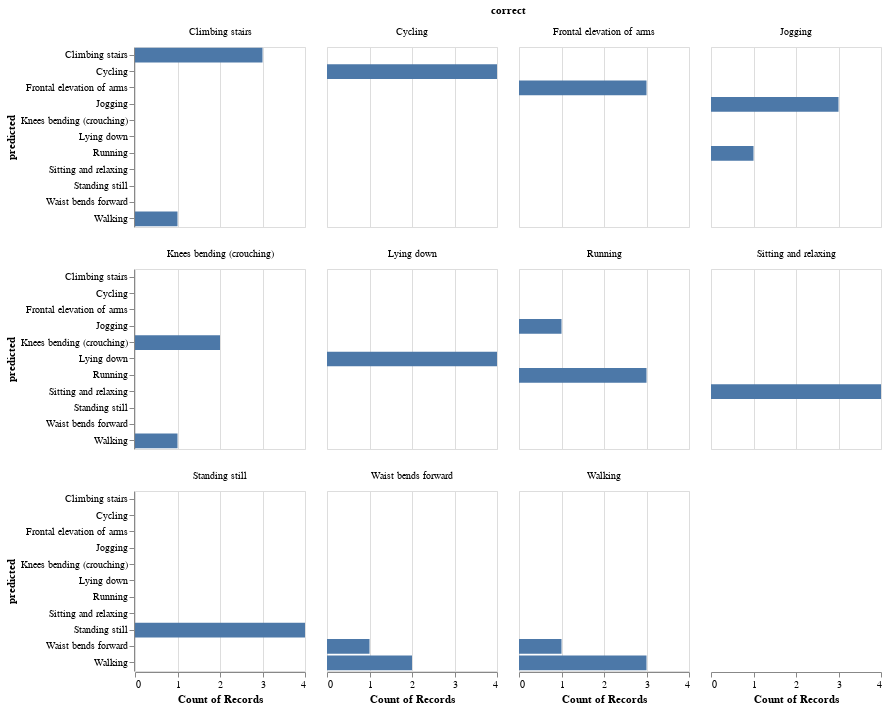

Notebook cell for this chart:
### Code cell
model = best[1].best_estimator_
y_pred = model.predict(X_test.iloc[:, best[2]])
print("Score: {:.2f}".format(best[0]))
show_result(y_pred, y_test)

### Figure 1 — Vega-Lite specification as saved in the notebook (floating-point values rounded to 4 significant figures)
{"config": {"view": {"continuousWidth": 400, "continuousHeight": 300}}, "data": {"name": "data-b7dc9014bfbb4a4a7997277f294440a4"}, "facet": {"type": "nominal", "field": "correct"}, "spec": {"mark": "bar", "encoding": {"x": {"type": "nominal", "aggregate": "count", "field": "predicted"}, "y": {"type": "nominal", "field": "predicted"}}, "height": 180, "width": 170}, "columns": 4, "$schema": "https://vega.github.io/schema/vega-lite/v4.8.1.json", "datasets": {"data-b7dc9014bfbb4a4a7997277f294440a4": [{"predicted": "Climbing stairs", "correct": "Climbing stairs"}, {"predicted": "Sitting and relaxing", "correct": "Sitting and relaxing"}, {"predicted": "Lying down", "correct": "Lying down"}, {"predicted": "Standing still", "correct": "Standing still"}, {"predicted": "Frontal elevation of arms", "correct": "Frontal elevation of arms"}, {"predicted": "Waist bends forward", "correct": "Walking"}, {"predicted": "Climbing stairs", "correct": "Climbing stairs"}, {"predicted": "Standing still", "correct": "Standing still"}, {"predicted": "Lying down", "correct": "Lying down"}, {"predicted": "Walking", "correct": "Walking"}, {"predicted": "Standing still", "correct": "Standing still"}, {"predicted": "Standing still", "correct": "Standing still"}, {"predicted": "Cycling", "correct": "Cycling"}, {"predicted": "Sitting and relaxing", "correct": "Sitting and relaxing"}, {"predicted": "Frontal elevation of arms", "correct": "Frontal elevation of arms"}, {"predicted": "Walking", "correct": "Knees bending (crouching)"}, {"predicted": "Waist bends forward", "correct": "Waist bends forward"}, {"predicted": "Cycling", "correct": "Cycling"}, {"predicted": "Frontal elevation of arms", "correct": "Frontal elevation of arms"}, {"predicted": "Knees bending (crouching)", "correct": "Knees bending (crouching)"}, {"predicted": "Walking", "correct": "Walking"}, {"predicted": "Walking", "correct": "Waist bends forward"}, {"predicted": "Climbing stairs", "correct": "Climbing stairs"}, {"predicted": "Jogging", "correct": "Jogging"}, {"predicted": "Jogging", "correct": "Running"}, {"predicted": "Lying down", "correct": "Lying down"}, {"predicted": "Jogging", "correct": "Jogging"}, {"predicted": "Sitting and relaxing", "correct": "Sitting and relaxing"}, {"predicted": "Knees bending (crouching)", "correct": "Knees bending (crouching)"}, {"predicted": "Running", "correct": "Jogging"}, {"predicted": "Cycling", "correct": "Cycling"}, {"predicted": "Walking", "correct": "Climbing stairs"}, {"predicted": "Lying down", "correct": "Lying down"}, {"predicted": "Cycling", "correct": "Cycling"}, {"predicted": "Jogging", "correct": "Jogging"}, {"predicted": "Running", "correct": "Running"}, {"predicted": "Running", "correct": "Running"}, {"predicted": "Walking", "correct": "Waist bends forward"}, {"predicted": "Running", "correct": "Running"}, {"predicted": "Sitting and relaxing", "correct": "Sitting and relaxing"}, {"predicted": "Walking", "correct": "Walking"}]}}
